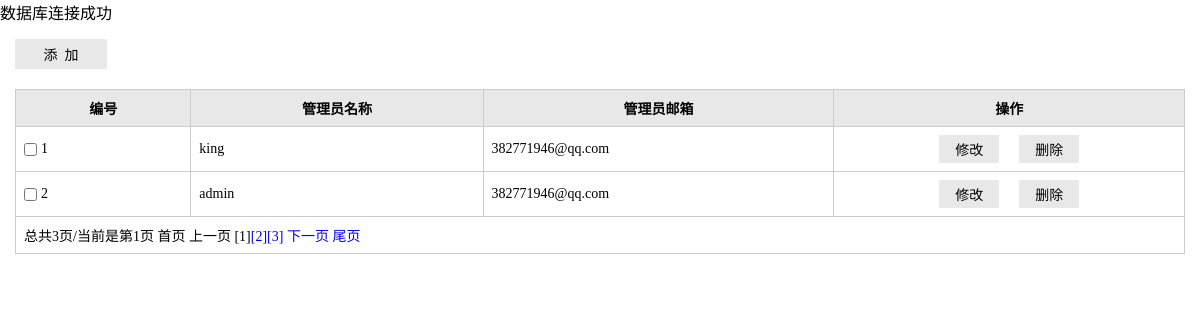
The page /admin/listAdmin.php on the database its author committed.
### tables this page shows
CREATE TABLE `imooc_admin` (
  `id` tinyint(3) unsigned NOT NULL AUTO_INCREMENT,
  `username` varchar(20) NOT NULL,
  `password` char(32) NOT NULL,
  `email` varchar(50) NOT NULL,
  PRIMARY KEY (`id`),
  UNIQUE KEY `username` (`username`)
);

### lib/mysql.func.php (called while the page is built, shortened)
<?php
function fetchAll($sql,$result_type=MYSQLI_ASSOC){
	$result=mysqli_query($link,$sql);
	while(@$row=mysqli_fetch_array($result,$result_type)){
		$rows[]=$row;
	}
	return $rows;
}
function getResultNum($sql){
	$result=mysqli_query($link,$sql);
	return mysqli_num_rows($result);
}

### core/admin.inc.php (called while the page is built, shortened)
<?php
function getAdminByPage($page,$pageSize=2){
	$sql="select * from imooc_admin";
	$totalRows=getResultNum($sql);
	$totalPage=ceil($totalRows/$pageSize);
	$offset=($page-1)*$pageSize;
	$sql="select id,username,email from imooc_admin limit {$offset},{$pageSize}";
	$rows=fetchAll($sql);
	return $rows;
}

### admin/listAdmin.php (the view, shortened to what this page needs)
<?php
require_once '../include.php';
$pageSize=2;
$page=$_REQUEST['page']?(int)$_REQUEST['page']:1;
$rows=getAdminByPage($page,$pageSize);
?>
<!doctype html>
<html>
<head>
<link rel="stylesheet" href="styles/backstage.css">
</head>
<body>
<div class="details">
                    <div class="details_operation clearfix">
                        <div class="bui_select">
                            <input type="button" value="添&nbsp;&nbsp;加" class="add"  onclick="addAdmin()">
                        </div>
                    </div>
                    <table class="table" cellspacing="0" cellpadding="0">
                        <thead>
                            <tr>
                                <th width="15%">编号</th>
                                <th width="25%">管理员名称</th>
                                <th width="30%">管理员邮箱</th>
                                <th>操作</th>
                            </tr>
                        </thead>
                        <tbody>
                        <?php  foreach($rows as $row):?>
                            <tr>
                                <td><input type="checkbox" id="c1" class="check"><label for="c1" class="label"><?php echo $row['id'];?></label></td>
                                <td><?php echo $row['username'];?></td>
                                <td><?php echo $row['email'];?></td>
                                <td align="center"><input type="button" value="修改" class="btn" onclick="editAdmin(<?php echo $row['id'];?>)"><input type="button" value="删除" class="btn"  onclick="delAdmin(<?php echo $row['id'];?>)"></td>
                            </tr>
                            <?php endforeach;?>
                            <?php if($totalRows>$pageSize):?>
                            <tr>
                            	<td colspan="4"><?php echo showPage($page, $totalPage);?></td>
                            </tr>
                            <?php endif;?>
                        </tbody>
                    </table>
                </div>
</body>
</html>

### admin/styles/backstage.css (style rules this page uses)
* { margin: 0;padding: 0; }
input,select,textarea { outline: none;border: none; background: none; }
.clearfix:after, .clearfix:before { content: ""; display: table; }
.clearfix:after { clear: both; }
.clearfix { zoom:1; }
.details_operation { margin-bottom: 20px; }
.details { padding: 15px; font-family: "微软雅黑"; }
.bui_select { background-color: #E8E8E8; height: 30px; float: left; }
.add { width: 92px; height: 30px; font-family: "微软雅黑"; font-size: 14px; }
.table { border-collapse: collapse; width: 100%; font-size: 14px; }
.table th { background-color: #E8E8E8; }
.table th, .table td { border: solid 1px #ccc; padding: 8px; }
.label,.check { vertical-align: middle; }
.check { margin-right: 4px; }
.btn { padding: 4px 16px; background-color: #E8E8E8; margin: 0 10px;font-family: "微软雅黑"; font-size: 14px; }

### rows shown on the page
imooc_admin: id "1", username "king", email "382771946@qq.com"
imooc_admin: id "2", username "admin", email "382771946@qq.com"

### other values the page prints
showPage($page, $totalPage) "总共3页/当前是第1页"
